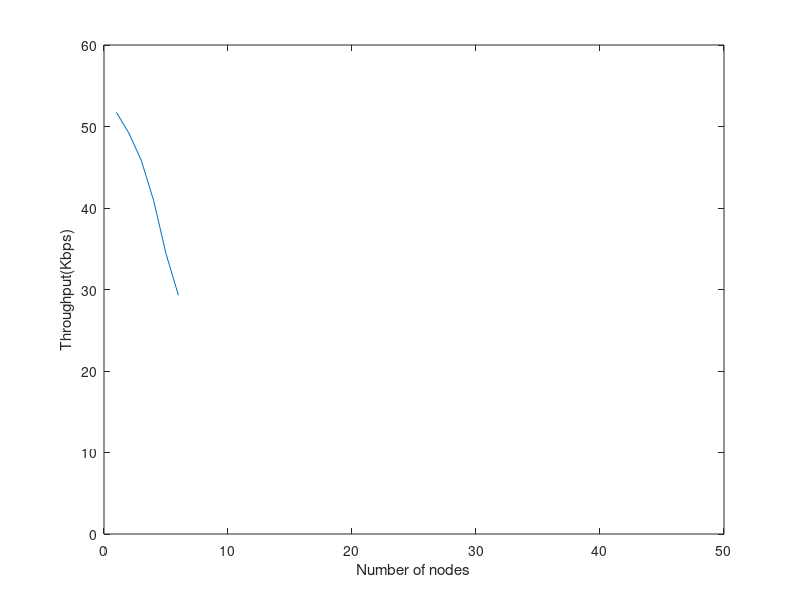

The MATLAB source for this figure:
%State Vectors
%N=4;
%time slot=30us

clear all;

Trials=6;
averageCCA(1:Trials)=0;
averageBusy1(1:Trials)=0;
averageBusy2(1:Trials)=0;
averageTrans(1:Trials)=0;
averageSucTrans(1:Trials)=0;

for N=1:Trials


    % aMinBE=3;
    % aMaxBE=5;
    % macMaxCSMABackoffs=5;
    NB(1:Trials)=0;% <macMaxCSMABackoffs
    CW(1:Trials)=2;% 
    % BE(1:N)=aMinBE;% aMinBE < BE < aMaxBE
    cnt=0;
    rd=0;
    length=128; %4ms
    delay(1:Trials)=0;
    %int32(rand.*(2.^(BE(1:N))));
    for i=1:Trials
        delay(i)=int32(10+rand*310); % 310us~10ms
    end
    busyFor(1:Trials)=0;
    T=100000;
    nbTransmission(1:Trials)=0;
    nbCollision(1:Trials)=0;
    nbFailure(1:Trials)=0;
    nbCCA(1:Trials)=0;

    % nodeState(1:N)=0;
    % STATE_INIT=0;
    % STATE_CSMA=1;
    % STATE_TRDELAY=2;
    softwareDelay(1:Trials)=0;


    %disp(delay(1:Trials));

    for i=1:T
        for j=1:N
            if softwareDelay(j)~=0
                continue;
            end
            if delay(j)==0% && lock(j)==0
                nbCCA(j)=nbCCA(j)+1;
            end
        end

        if sum(busyFor(1:N))==0 % channel idle
            %disp('channel idle');
            for j=1:N
                if softwareDelay(j)~=0
                    continue;
                end
                if delay(j)==0 || delay(j)==-7
                    %disp('cca');
                    CW(j)=CW(j)-1;
                    if CW(j)==0
                        cnt=cnt+1;
                        if cnt>1
                            nbCollision(j)=nbCollision(j)+1;
                            nbTransmission(j)=nbTransmission(j)+1;
                            busyFor(j)=length;
                        elseif cnt==1
                            rd=j;
                        end
                    end
                end
            end
            if cnt>1
                nbCollision(rd)=nbCollision(rd)+1;
                nbTransmission(rd)=nbTransmission(rd)+1;
                busyFor(rd)=length;
            elseif cnt==1
                nbTransmission(rd)=nbTransmission(rd)+1;
                busyFor(rd)=length;
            end
        else % channle not idle
            %disp('channel not idle');
            for j=1:N
                if softwareDelay(j)~=0
                    continue;
                end
                if busyFor(j)>0
                    busyFor(j)=busyFor(j)-1;
                    if busyFor(j)==0
                        %disp('sendone');
                        NB(j)=0;% <macMaxCSMABackoffs
                        CW(j)=2;% 
                        %BE(j)=aMinBE;% aMinBE < BE < aMaxBE
                        delay(j)=int32(10+rand*310)+1; % must add 1, 
                        %because this time slot has already used to do busyFor
                        softwareDelay(j)=210; % 6.5ms
                    end
                end
           end

            for j=1:N
                if softwareDelay(j)~=0
                    continue;
                end
                if delay(j)==0 || delay(j)==-7
                    %disp('backoff');
    %                 NB(j)=NB(j)+1;% <macMaxCSMABackoffs
                    CW(j)=2;% 
    %                 BE(j)=min(aMaxBE,BE(j)+1);% aMinBE < BE < aMaxBE
                    %BE(j)=aMaxBE;% aMinBE < BE < aMaxBE
                    delay(j)=int32(10+rand*80)+1; % must add 1, 
                    %because this time slot has already used to do update
    %                if NB(j)==macMaxCSMABackoffs
    %                    nbFailure(j)=nbFailure(j)+1;
    %                    NB(j)=0;% <macMaxCSMABackoffs
    %                    CW(j)=2;% 
    %                    BE(j)=aMinBE;% aMinBE < BE < aMaxBE
    %                    delay(j)=int32(rand*2^(BE(j)))+1; % must add 1, 
    %                    %because this time slot has already used to do reset
    %                end
                end
            end

        end
        cnt=0;

        for j=1:N
            if softwareDelay(j)~=0
                softwareDelay(j)=softwareDelay(j)-1;
                continue;
            end
            if delay(j)~=-8
                delay(j)=delay(j)-1;
            end
        end

    end
    
    
    averageTrans(N)=sum(nbTransmission-nbCollision)/N*8*100/(T*30/1000000)/1000;
    disp(averageTrans(N));

    
    
end
plot(averageTrans,'DisplayName','averageTrans','YDataSource','averageTrans');xlabel('Number of nodes');ylabel('Throughput(Kbps)');axis([0,50,0,60]);figure(gcf);
% for i=1:T
%     for j=1:N
%         if nodeState(j)==STATE_INIT
%             delay(j)=int32(rand*2^(BE(j)));
%             nodeState(j)=STATE_CSMA;
%         end
%         
%         switch nodeState(j)
%             case{STATE_CSMA}
%                 
%         end
%         
%         if delay(j)==0% && lock(j)==0
%             nbCCA(j)=nbCCA(j)+1;
%         end
%         
%     end
% end

